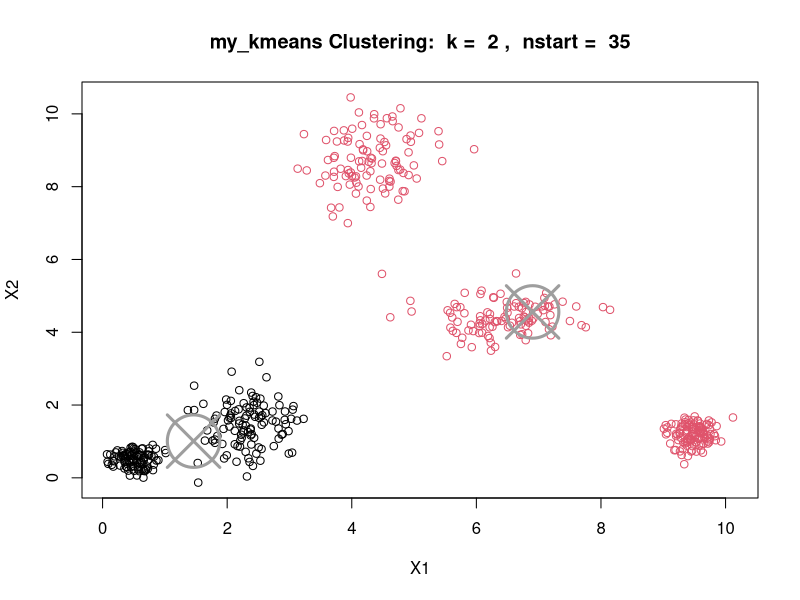
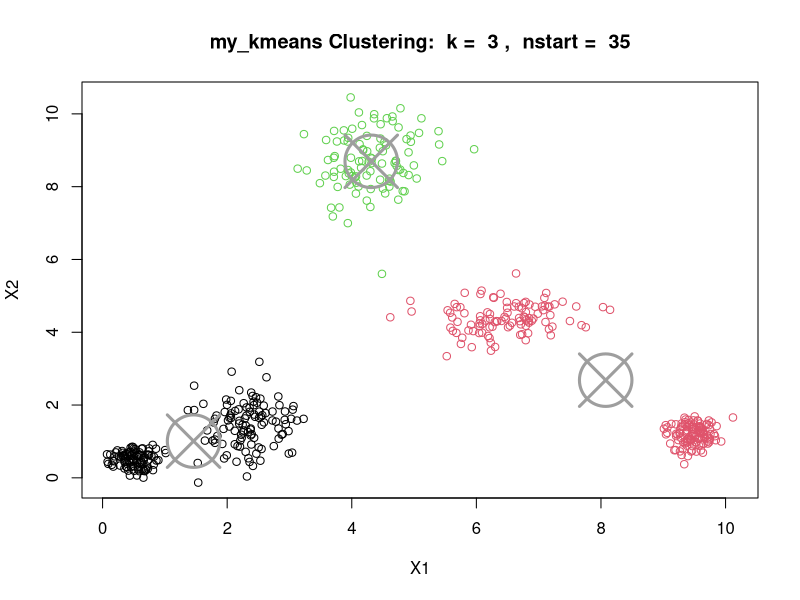

These charts were generated, in order, by the following R code: (Note: this script raises an error after producing the figures.)
# Assignment_1 ---- 
# DSSA_5201_Machine_Learning_Fundamentals, Spring_2020
# Write R code from scratch for a K-Means Clustering algorithm using Euclidean distances, which prints 
# the total within-cluster sum of squares and displays a graph using the Elbow Method to determine an 
# appropriate K. Document each step of the code to demonstrate you understand what each line of code 
# does. The code has to describe the steps in creating the model and steps in computing the sum of 
# square errors. For your algorithm, you may use basic statistical functions and graphing functions 
# but NOT machine learning functions such as kmeans(). You can use the attached datasets to train and 
# test your model. Compare your algorithms output of clusters to the algorithms in R using kmeans(). 
# Feel free to experiment with alternative measurements but at least one method must employ Euclidean 
# distances.

# pseudocodes ---- 
# 1. Accept inputs:
#    a) data, numeric matrix of data
#    b) k, the mnuber of centers/clusters to be created
#    c) iter_max, default = 10, the max number of iterations to find new centroids and re-cluster
#    d) dist_measure, default = Euclidean distance, the choice of distance measures
#    e) nstart, default = 25, # of random set of centers to fresh start and get the least tot.withiness
# 2. Select randomly centroids, which are k obsevations from the data set 
# 3. Assign observations to closest centroid, forming clusters
#    Run inner iteration through all observations and assign to the closest centroid, based on the 
#    Euclidean distance between the object and the centroid.
# 4. Update centroids: fine the means of all columns of each cluster
# 5. Change converges flag by evaluate distance bewteen old and new centroids or iterations max out
#     whichever is sooner
# 6. Calculate and save converged results
# 7. If nstart > 1, repeat steps 2 through 6 for nstart times, save new results if better
# 8. Calculate additional outputs
# 9. Return the following:
#    cluster: A vector of integers (from 1:k) indicating the cluster to which each point is allocated.
#    centers: A matrix of cluster centres.
#    totss: The total sum of squared distances.
#    withinss: Vector of within-cluster sum of squares, one component per cluster.
#    tot.withinss: Total within-cluster sum of squares, i.e. sum(withinss).
#    betweenss: The between-cluster sum of squares, i.e. totss-tot.withinss. (ONLY IF I HAVE TIME)
#    size: The number of points in each cluster.



# define my_kmeans() ---- 
my_kmeans = function(dat, k, max_iter = 15, dist_measure = "euclidean", nstart = 30) 
{ # my_kmeans inputs for function
  # 1. Accept my_kmeans inputs ----
  # data = data1 # 
  # k = the mumber of centers/clusters to be created
  # max_iter = the max number of iterations to find new centroids and re-cluster
  # dist_measure = the choice of distance measures
  # nstart = number of times a random set of centers is selected to re-start and get the least 
  #          total within-cluster sum of squared distance of all runs
  X <- as.matrix(dat, nrow(dat), ncol(dat))  # coerce data to a matrix
  k <- as.integer(k)
  nstart <- as.integer(nstart)
  max_iter <- as.integer(max_iter)
  
  # define sum of squared distance function
  ss <- function(Y) {sum(scale(Y, scale = FALSE)^2)}
  
  # initialize variables 
  outer_iter <- 0 # outer_iter counter
  final_run_iter <- 1 # save run_iter when total_withinss first reaches the min
  cluster <- rep(0, nrow(X)) # save assigned cluster in each inner-iteration till converged
  new_cluster <- rep(0, nrow(X)) # save new cluster 
  final_cluster <- rep(0, nrow(X)) # save final cluster after nstart iteration
  centroids <- matrix(0, k, ncol(X)) # centroids matrix
  new_centroids <- matrix(0, k, ncol(X)) # new centroids matrix
  final_centroids <- matrix(0, k, ncol(X)) # final centroids matrix
  size <- rep(0, k) # vector to save the size for each cluster
  withinss <- rep(0, k) # vector to save withincluster ss for all clusters
  new_withinss <- rep(0, k) # vector to save withinss for all new clusters 
  betweenss <- 0 # initialize output for between-cluster sum of squares
  betweenss_over_totss <- "" # initialize betweenss / totss in percent

  # initialize variables for stop criteria for terations
  centroids_dist <- 10e10 # a huge number to start for inner-loop (not used)
  total_withinss <- 10e10 # a huge number to start for inner-loop
  min_total_withinss <- 10e10 # a huge number to start for nstart loop

  # loop for nstart times ----
  for (outer_iter  in 1:nstart)    
  {
    print(paste("outer_iter", outer_iter)) # for debug
    # initialize converged flag for and re-set to FALSE inner-iterations
    converged <- FALSE  # Centroids stop changing for inner_iterations?
    # initialize variables for stop criteria for terations

    # 2. Create initial random centroids ---- 
    # Randomly select k objects (k individual rows) from data as the cluster centers
    centroids <- X[sample(nrow(X), size = k, replace = FALSE), ] # sample k rows from X matrix
    
    # 3. Assign observations to closet centroid ----
    # Run inner iteration through all observations and assign to the closest centroid, based on the 
    # Euclidean distance between the object and the centroid

    # inner iter
    # inner loop till max_iter is reached or total_withinss reached min (converged)
    run_iter <- 0 # initialize run_iter counter
    while ((run_iter < max_iter) & converged == FALSE) 
    { 
      run_iter <- run_iter + 1 # increment run_iter counter
      print(paste("run_iter", run_iter)) # for debug

      # assign data to centroids ----
      for (i in 1:nrow(X)) { # iterate over observations
        min_dist = 10e10 # initialized, a huge distance
        for (c in 1:nrow(centroids)) # iterate over centroids
        {  
          # calculate sum of squared Euclidean distance between observation and centroid
          distance_to_centroid <- sum((centroids[c, ] - X[i, ])^2)
          if (distance_to_centroid < min_dist) # assign to this centroid if it is closer
          { 
            new_cluster[i] = c # save cluster number to new_cluster vector
            min_dist = distance_to_centroid # save the distance as the min_dist
            # print(paste("row :", i, "min_dist:", min_dist)) # for debug
          } 
        } # complete checking all centroids
      } # end iterations over observation     

      # break the loop if there is any loner cluster, which will cause error 
   
      # 4. update centroids ----
      for (i in 1:nrow(centroids))  # for each row of the centroids matrix
      { 
        # apply the mean function to all the columns of X that is filtered by cluster (i) 
        # print(paste("nrow: of cluster", i, nrow(X[new_cluster==i, ]))) # for debug
        try(new_centroids[i, ] <- apply(X[new_cluster == i, ], 2, mean)) # in a try() block
        # the above line is an error-causing line when a cluster has < 2 rows 
        # Putting it in a try() block skips over it with an error message (you can 
        # suppress the error message with the silent=T argument to try), and continues on 
        # with the rest of the scripts. This would likely end the current run_iter.  
      } # update centroids   
      
      # print(new_centroids) # for debug
      
      # 5. change converged flag or let inner-iteration reach max_iter ----
      # calculate new_withinss for each cluster
      for (i in 1:nrow(centroids)) new_withinss[i] <- ss(X[new_cluster == i, ])
      # calculate new_total_withinss
      new_total_withinss = sum(new_withinss) 
      # evaluate condition 
      if (new_total_withinss < total_withinss) # save the results if new_total_withinss is smaller
      { 
        cluster <- new_cluster
        centroids <- new_centroids
        withinss <- new_withinss
        total_withinss <- new_total_withinss
      } else # new_withinss stops getting smaller
      {
        converged <- TRUE 
      } # change converged flag to TRUE to end inner_iteration
      
    } # end loop when max_iter is reached or converged == TRUE
    
    # 6. calculate and save converged results ----
    # save if better than prior 
    # calculate within-cluster sum of squares, withinss, for each cluster
    for (i in 1:nrow(centroids)) withinss[i] <- ss(X[cluster == i, ])
    # calculate total within-cluster sum of squares, total_withinss 
    total_withinss <- sum(withinss)
    print(paste("total_withinss =", total_withinss)) # for debug
    # compare converged results 
    if (total_withinss < min_total_withinss) # if total_withinss is smaller
    {
      min_total_withinss <- total_withinss
      final_cluster <- cluster
      final_withinss <- withinss      
      final_centroids <- centroids 
      final_iter <- run_iter
    } # and save in final result set
    
  } # 7. loop back when nstart > 1 ----

  # 8. calculate additional outputs to return ----
  totss = ss(X) # total sum of squares for all data
  # determine size of each final_cluster
  for (i in 1:k) size[i] <- length(which(final_cluster == i))
  # calculate between-cluster sum of squares
  betweenss	<- totss - min_total_withinss
  # calculate betweenss / totss (round to 1 digit and present in percent)
  betweenss_over_totss = paste(format(round(betweenss/totss*100, 1), nsmall = 1), '%')
                
  # 9. return function outputs ----
  return(list(cluster = final_cluster, centers = final_centroids, totss = totss,
              withinss = final_withinss, tot.withinss = min_total_withinss, 
              betweenss = betweenss, size = size, iter = final_run_iter, 
              betweenss_over_totss = betweenss_over_totss)) 
} # my_kmeans ends

# Run my_kmeans() ---- #################################################################
# import library ---- 
library(readr) 

# read data from file ---- 
dat <- read_csv("KMeansData_Group1.csv", col_names = FALSE)   # from csv file
# X <- as.matrix(dat)

# evaluate for optimal for k ----
# run kmeans() from R in each loop from K = 1 through 8, saving the tot.withinss for each loop
Nstart = 35
Max_iter = 10
K <- c() # initialize vector for Elbow Graph
TOTAL_WITHINSS <- c() # initialize vector for Elbow Graph, cl$tot.withinss
for (i in 2:8)
{
  mycl <- my_kmeans(dat, k = i, max_iter = Max_iter, nstart = Nstart)
  title = paste("my_kmeans Clustering:  k = ", as.character(i),
                ",  nstart = ", as.character(Nstart))
  plot(dat, col = mycl$cluster, main = title) # all data points colored by cluster
  points(mycl$centers, col = 80, pch = 13, cex = 7, lwd = 3)  # the center of each cluster
  K <- c(K, i)
  TOTAL_WITHINSS <- c(TOTAL_WITHINSS, mycl$tot.withinss)
}

# create elbow graph ----
title = paste("my_kmeans, Elbow Graph, nstart = ", as.character(Nstart))
plot(K, TOTAL_WITHINSS, main = title)
lines(K, TOTAL_WITHINSS)

# run my_kmeans() with optimal values for k and nstart ----
k = 5
Nstart = 25
Max_iter = 10
mycl <- my_kmeans(dat, k, max_iter = Max_iter, nstart = Nstart)
# plot data graph colored by clustter, showing centers
title = paste("my_kmeans, k = ", as.character(k), ",  nstart = ", as.character(Nstart))
plot(dat, col = mycl$cluster, main = title)  # all data colored by cluster
points(mycl$centers, col = 80, pch = 13, cex = 7, lwd = 3)  # the center of each cluster
# print all outputs 
print(mycl)
print(str(mycl))

# compare to results from R kmeans
cl <- kmeans(dat, centers = k, iter.max = Max_iter, nstart = Nstart)
# plot data graph colored by clustter, showing centers
title = paste("R kmeans, k = ", as.character(k), ",  nstart = ", as.character(Nstart))
plot(dat, col = cl$cluster, main = title) # all data colored by cluster
points(cl$centers, col = 80, pch = 13, cex = 7, lwd = 3)  # the center of each cluster
# print all outputs 
print(cl)
print(str(cl))

